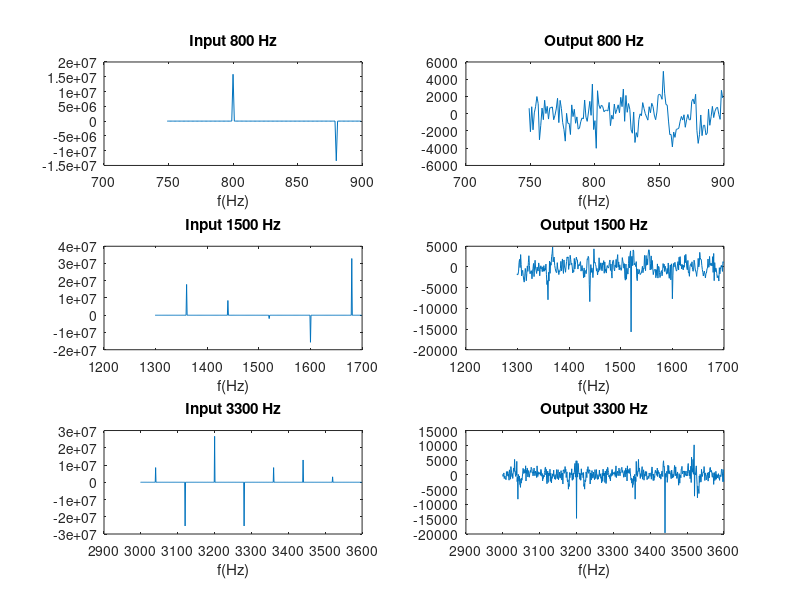

Reproduce this figure in MATLAB.
load in.dat -ascii
n_spectra = size(in,2);
fs = n_spectra;
%f=(0:1/1024:(n_spectra-1)/1024)*fs;
omega = -pi:2*pi/n_spectra:pi-2*pi/n_spectra;     % Frequency range
f=(0:n_spectra-1)/(n_spectra/fs);
%n_time = 0:n_spectra-1;
% Comparación entrada procesada, salida simulada, salida procesada
% Filtro original
%Hd = freqz(cof,1,omega);       % Frequency response
%mag = 20*log10(Hd);
magFFT_in = fft(in);
load out.dat -ascii
magFFT_out = fft(out);
%Hd_bs = freqz(cof2,1,omega);
%mag_bs = 20*log10(Hd_bs);
%mag_in=20*log10(abs(magFFT_in(820/fs*n_spectra:850/fs*n_spectra)));     
range836hz=750:900;
range1500hz=1300:1700;
range3300hz=3000:3600;
%subplot(321),plot(n_time,input), title('Input Waveform'),xlabel('rads/sec')
%subplot(321),plot(f(range3300hz),magFFT_in(range3300hz),'r'), title('Input 3300 Hz'),xlabel('f(Hz)')
subplot(321),plot(f(range836hz),magFFT_in(range836hz)), title('Input 800 Hz'),xlabel('f(Hz)')
subplot(322),plot(f(range836hz),magFFT_out(range836hz)), title('Output 800 Hz'),xlabel('f(Hz)')
subplot(323),plot(f(range1500hz),magFFT_in(range1500hz)), title('Input 1500 Hz'),xlabel('f(Hz)')
subplot(324),plot(f(range1500hz),magFFT_out(range1500hz)), title('Output 1500 Hz'),xlabel('f(Hz)')
subplot(325),plot(f(range3300hz),magFFT_in(range3300hz)), title('Input 3300 Hz'),xlabel('f(Hz)')
subplot(326),plot(f(range3300hz),magFFT_out(range3300hz)), title('Output 3300 Hz'),xlabel('f(Hz)')
